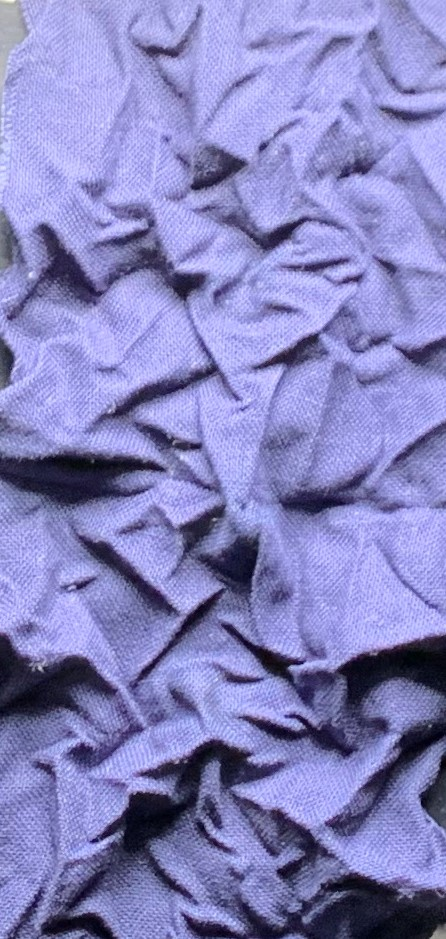
#> input picture bd.jpg, 446 x 939 px
$ jupyter execute FabricWrinklesDetectorOpenCV.ipynb
#> lines starting #> are read from the running program, lines starting #| are printed output that depends on the picture; after the words box and inside, x2 and y2 are one past the last pixel; in counts of white or black regions, pixels touching at a corner belong together; long printed decimals are rounded
[cell 1]
import cv2
import matplotlib.pyplot as plt


#mg_name=input('Enter name of image')
img=cv2.imread('bd.jpg')
#> img is the input picture: shape (939, 446, 3); mean B, G, R 190.6, 132.3, 133.5
img=cv2.cvtColor(img,cv2.COLOR_BGR2RGB)
#img=cv2.fastNlMeansDenoisingColored(img,None,10,10,9,27)
img=cv2.medianBlur(img,7)
#img=cv2.bilateralFilter(img,9,75,75)
#img = cv2.GaussianBlur(img, (5,5), 1)
l2=cv2.Canny(img,100,150,L2gradient=True)
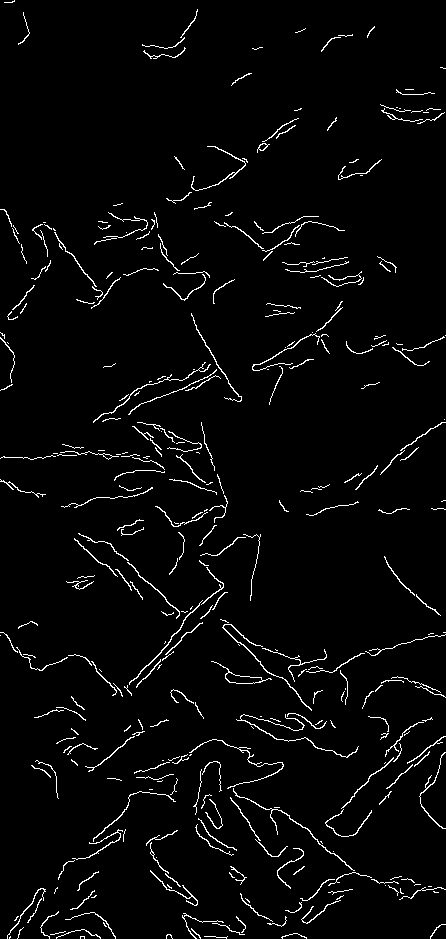
#> l2: shape (939, 446); 3.1% white in thin lines or dots
l1=img #Original
titles=["Edge Detection","Original"]
output=[l2,l1]

for i in range(2):
    plt.subplot(1,2,i+1)
    plt.figure(figsize=(15,15))
    plt.imshow(output[i],cmap='gray')
    plt.title(titles[i])
    plt.xticks([])
    plt.yticks([])
    plt.show()

hist1=cv2.calcHist([l2],[0],None,[256],[0,256])
#> hist1 = 256 values, max 405744 at index 0, min 0 at index 1, mean 1635.9
hist2=cv2.calcHist([l1],[0],None,[256],[0,256])
#> hist2 = 256 values, max 6269 at index 175, min 0 at index 0, mean 1635.9
histo=[hist1,hist2]
fig,ax=plt.subplots(nrows=1,ncols=2)
fig.set_size_inches(18.5, 10.5, forward=True)
ax[0].set_title("Edged Detection")
ax[0].plot(hist1)
ax[1].set_title("Original")
ax[1].plot(hist2)
plt.show()
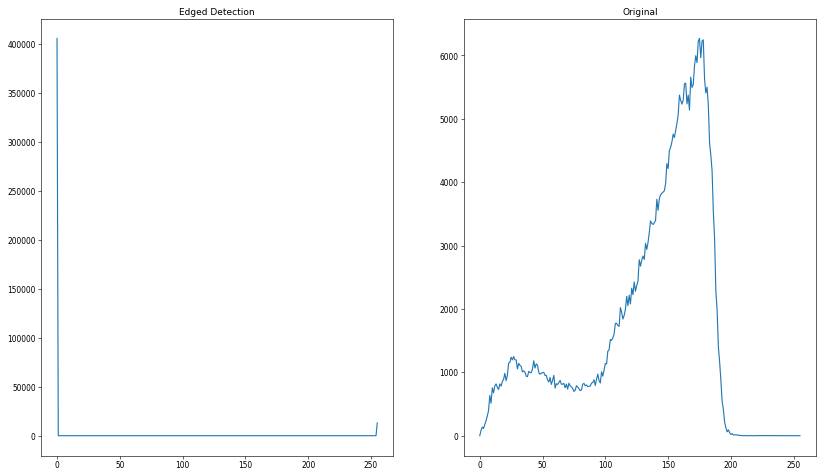
#> figure drawn by matplotlib, 2 panels; panel 1: curve peaks at x = 0, y = 405744; panel 2: curve peaks at x = 175, y = 6269

thresh = cv2.threshold(l2, 200, 255,cv2.THRESH_BINARY)[1]
thresh = cv2.dilate(thresh, None, iterations=3)
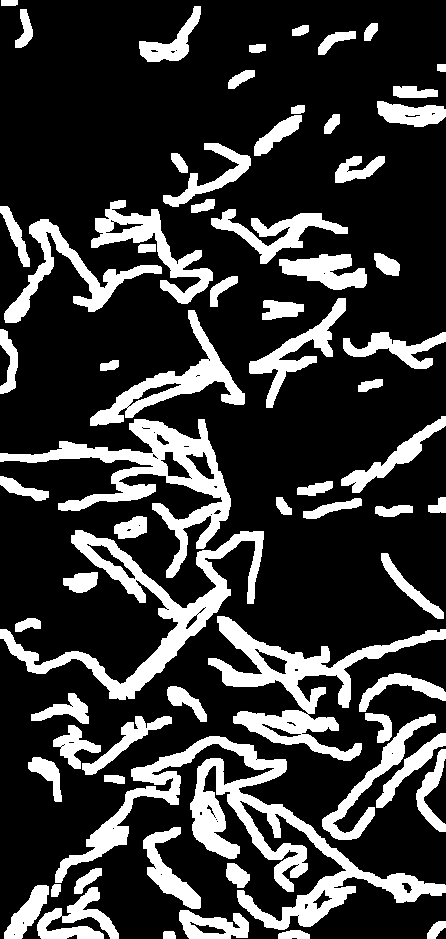
#> thresh: shape (939, 446); 22.5% white; 69 white regions, largest, box (x1, y1, x2, y2) and area: (55, 736, 446, 930) 14752, (0, 419, 231, 578) 8488, (0, 530, 264, 700) 8471
plt.imshow(thresh)

l=thresh.tolist()
#> l = 939 items
brightpixels=thresh[thresh==255]
darkpixels=thresh[thresh==0]
if(len(brightpixels)>50):
    print("There are white pixel on the cloth, Estimated number is   ",len(brightpixels)/3)
#| There are white pixel on the cloth, Estimated number is    31354.333
    print("There are dark pixels in the number of",len(darkpixels)/3)
#| There are dark pixels in the number of 108243.667
if(len(brightpixels)<50):
    print("There are no wrinkles on the cloth")

width,height=thresh.shape
#> width = 939; height = 446
print("Width of the image is ",width)
#| Width of the image is  939
print("Height of the.image is ",height)
#| Height of the.image is  446

#PErcentageFormula=obtaiend/Total*100

totalPixels=(thresh.size)/3
#> totalPixels = 139598
ObtainedBP=len(brightpixels)/3
#> ObtainedBP = 31354.3
print("Total Number of Pixels :",totalPixels)
#| Total Number of Pixels : 139598.0
WrinklePercentage=(ObtainedBP/totalPixels)*100
#> WrinklePercentage = 22.46
print("The Percentage of the wrinkles in the cloth is :",WrinklePercentage)
#| The Percentage of the wrinkles in the cloth is : 22.460
mean, std = cv2.meanStdDev(img)
#> mean = [133.5, 132.3, 191.1]; std = [47.55, 48.41, 62.64]
print('Mean is \n',mean)
#| Mean is
#|  [[133.508]
#|  [132.313]
#|  [191.141]]
print('SD is \n',std)
#| SD is
#|  [[47.546]
#|  [48.407]
#|  [62.644]]
img.shape
#> Out = (939, 446, 3)
